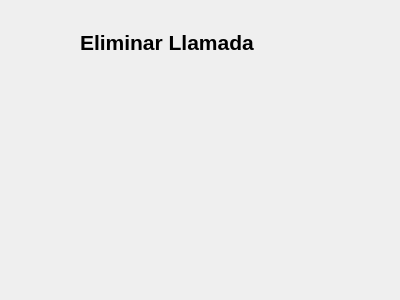
<?xml version="1.0" encoding="UTF-8"?>
<ui version="4.0">
 <class>EliminarLlamada</class>
 <widget class="QDialog" name="EliminarLlamada">
  <property name="geometry">
   <rect>
    <x>0</x>
    <y>0</y>
    <width>400</width>
    <height>300</height>
   </rect>
  </property>
  <property name="windowTitle">
   <string>Dialog</string>
  </property>
  <widget class="QLabel" name="label">
   <property name="geometry">
    <rect>
     <x>80</x>
     <y>30</y>
     <width>211</width>
     <height>21</height>
    </rect>
   </property>
   <property name="text">
    <string>&lt;html&gt;&lt;head/&gt;&lt;body&gt;&lt;p&gt;&lt;span style=&quot; font-size:16pt; font-weight:600;&quot;&gt;Eliminar Llamada&lt;/span&gt;&lt;/p&gt;&lt;/body&gt;&lt;/html&gt;</string>
   </property>
  </widget>
 </widget>
 <resources/>
 <connections/>
</ui>
